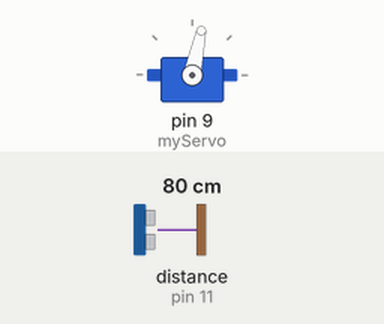
Recording of a sketch running on a simulated Arduino Uno, built with avr-gcc and run on an emulated ATmega328P. Shown: servo. Wiring (inferred from the names in the program): ultrasonic range finder: trigger pin 10; echo pin 11. The test bench sets the inputs (shaded band); at power-on: distance to the obstacle (sensor on pin 11) 80 cm. The echo pulse lasts 58.3 µs per cm; what the sketch prints to the serial monitor is not drawn.

Above: at 1.2 s.
1.3 s: distance to the obstacle (sensor on pin 11) set to 2 cm
At 2.2 s:
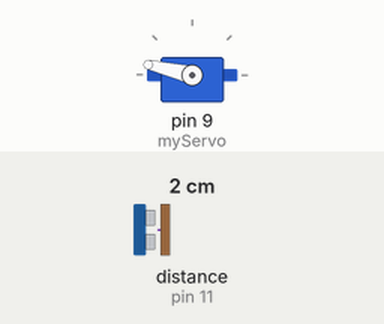
4.3 s: distance to the obstacle (sensor on pin 11) set to 250 cm
At 5.1 s:
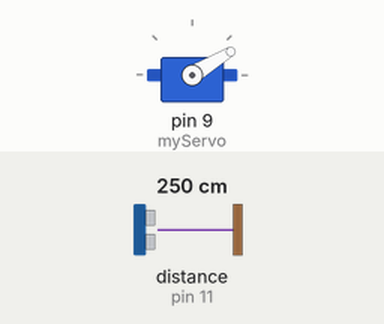
7.3 s: distance to the obstacle (sensor on pin 11) set to 60 cm
At 13.8 s:
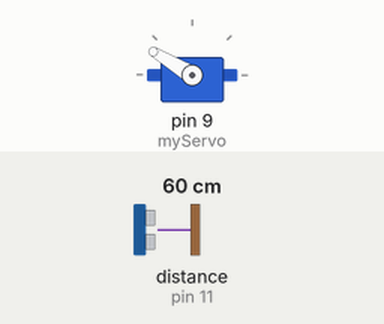
Timing chart, 0 to 16.3 s (numbered marks = the images above; inputs shaded):
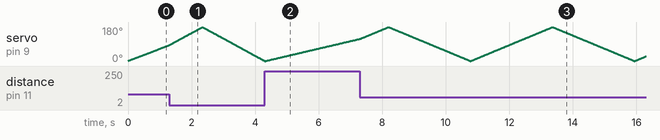

The sketch:

Radarrapido.ino
```cpp
 #include <Servo.h>
int angle = 0;
bool sweepUp = true;

const int trigPin = 10;
const int echoPin = 11;
long duration;
int distance;
Servo myServo;

void setup() {
  pinMode(trigPin, OUTPUT);
  pinMode(echoPin, INPUT);
  Serial.begin(9600);
  myServo.attach(9);  // ← CAMBIADO de 10 a 9
}

void loop() {
  sweepServo();
}

void sweepServo() {
  if (sweepUp) {
    angle++;
    if (angle >= 180) {
      angle = 180;
      sweepUp = false;

    }
  } else {
    angle--;
    if (angle <= 0) {
      angle = 0;
      sweepUp = true;
    }
  }
  myServo.write(angle);
   distance = calculateDistance();
      Serial.print(angle);
      Serial.print(",");
      Serial.print(distance);
      Serial.print(".");
  delay(10);
}

int calculateDistance(){
  digitalWrite(trigPin, LOW);
  delayMicroseconds(2);
  digitalWrite(trigPin, HIGH);
  delayMicroseconds(10);
  digitalWrite(trigPin, LOW);
  duration = pulseIn(echoPin, HIGH);
  distance= duration * 0.034 / 2;
  return distance;
}
```
